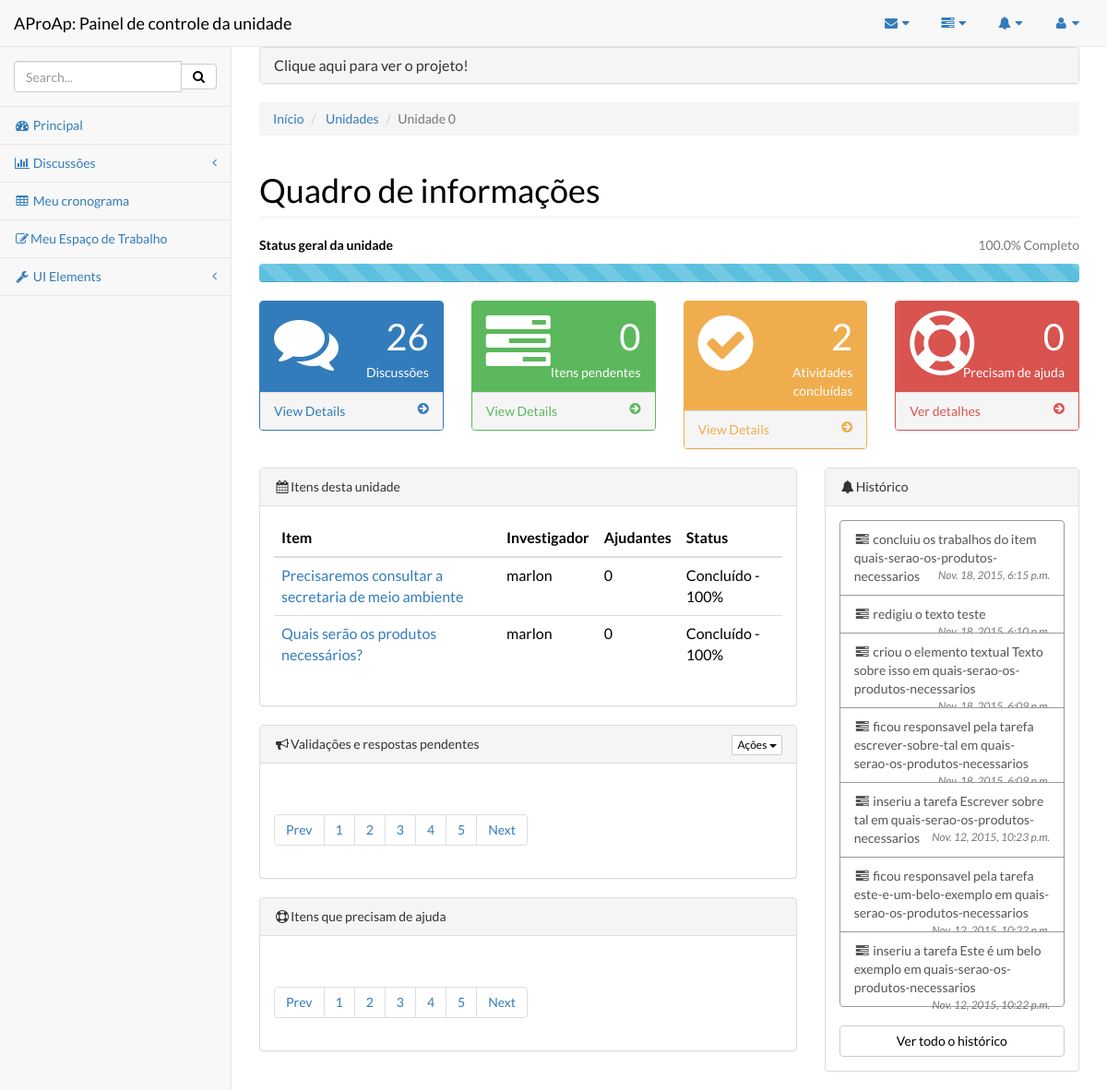
/projeto/ufes-turma-3-engen-comp/unidade/0/detalhes/ (signed in), run on an earlier commit of the app's database.
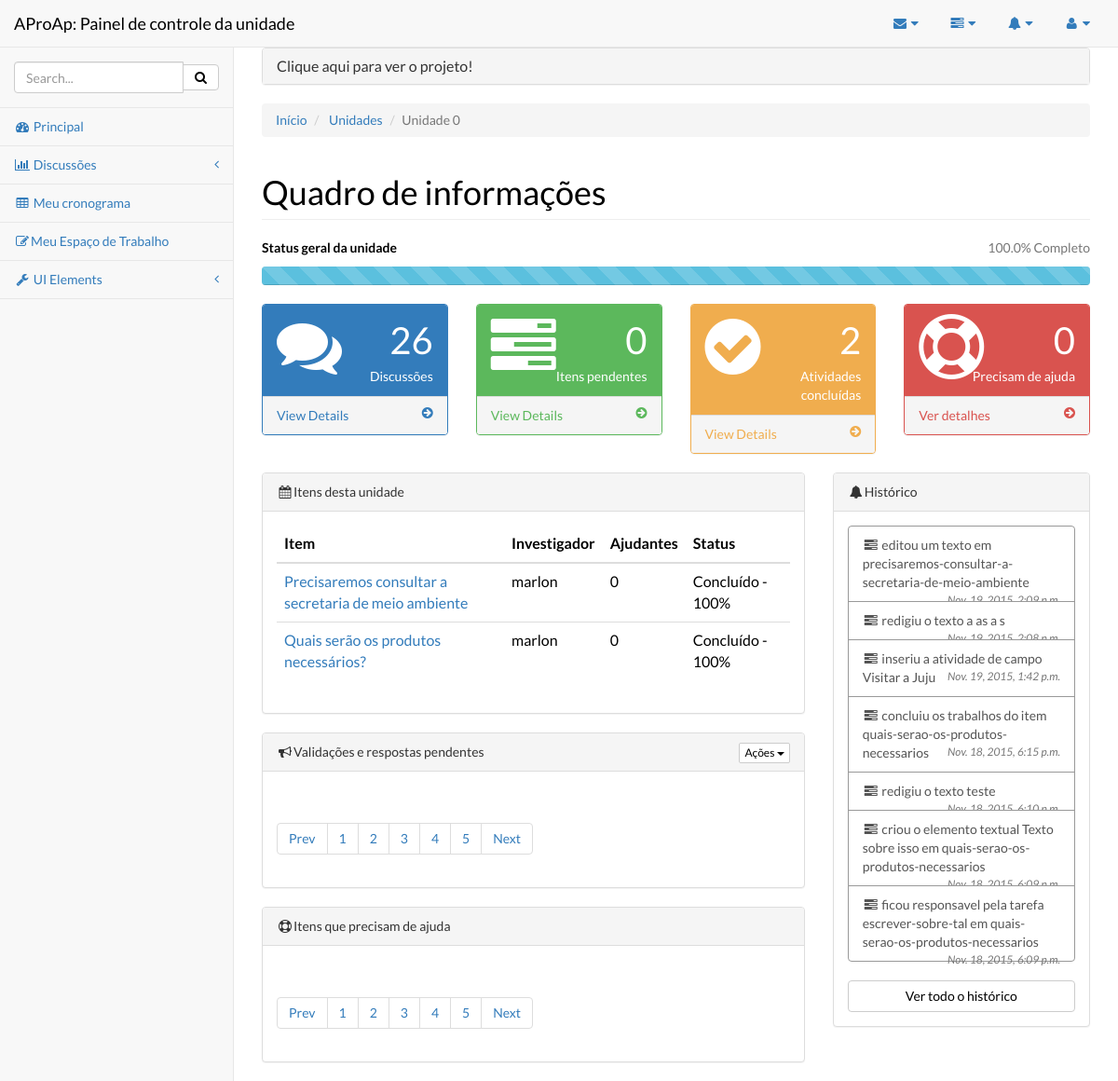
And on a later commit of the database.
### aproap/models.py (models this page shows, shortened)
class unidadeInvestigacao(models.Model):
    nomeDoBloco = models.IntegerField()
    qualProjeto = models.ForeignKey(Projeto)
    conhecimentoPrevio = models.CharField(max_length=200)
    slugConhecimento = models.SlugField()
    investigador = models.CharField(max_length=100, blank=True)
    prazo = models.DateField(blank=True, null=True)
    prazoFinal = models.DateField(blank=True, null=True)
    precisaAjuda = models.IntegerField(default=0)
    status = models.IntegerField(default=0)

class historicoAluno(models.Model):
    aluno = models.CharField(max_length=100)
    tarefa = models.CharField(max_length=200)
    data = models.DateTimeField()
    qualEspaco = models.ForeignKey(espacoProjeto)
    link = models.CharField(max_length=200)
    tipoConteudo = models.CharField(max_length=100)

### aproap/views.py (the view)
# urls.py: url(r'^projeto/(?P<slug>[\w-]+)/unidade/(?P<unidade>[0-9]+)/detalhes/$', 'aproap.views.detalhesUnidade',
@login_required
def detalhesUnidade(request, slug, unidade):
    pk = espacoProjeto.objects.get(slugProjeto=slug).id
    qualEspaco = espacoProjeto.objects.get(slugProjeto=slug)
    idProjeto = Projeto.objects.get(espaco=pk)
    mensagens = mensagemAssistente.objects.filter(usuario=request.user.username)
    qtdCompletados = unidadeInvestigacao.objects.filter(qualProjeto=idProjeto,
                                                        nomeDoBloco=unidade, status=100).count()
    ajuda = unidadeInvestigacao.objects.filter(qualProjeto=idProjeto,
                                               nomeDoBloco=unidade, precisaAjuda='1').exclude(status=100)
    qtdAjuda = ajuda.count()
    pendentes = unidadeInvestigacao.objects.filter(qualProjeto=idProjeto, nomeDoBloco=unidade, investigador='')
    qtdPendentes = pendentes.count()
    todos = unidadeInvestigacao.objects.filter(qualProjeto=idProjeto, nomeDoBloco=unidade).exclude(investigador='')
    semCronograma = unidadeInvestigacao.objects.filter(qualProjeto=idProjeto, nomeDoBloco=unidade,
                                                       investigador=request.user.username, prazo__isnull=True,
                                                       prazoFinal__isnull=True).count()
    desteUsuario = unidadeInvestigacao.objects.filter(qualProjeto=idProjeto, nomeDoBloco=unidade,
                                                      investigador=request.user.username)
    somaUnidade = unidadeInvestigacao.objects.filter(qualProjeto=idProjeto, nomeDoBloco=unidade).aggregate(
        total=Sum('status'))
    somaUnidadeValor = somaUnidade['total']
    qtdItens = unidadeInvestigacao.objects.filter(qualProjeto=idProjeto, nomeDoBloco=unidade).count()
    mediaDaUnidade = somaUnidadeValor / qtdItens
    historico = historicoAluno.objects.filter(qualEspaco=qualEspaco).order_by("-data")[:7]
    context = dict(pendentes=pendentes, espacoId=pk, unidade=unidade,
                   qtdPendentes=qtdPendentes, todos=todos, semCronograma=semCronograma, desteUsuario=desteUsuario,
                   mediaDaUnidade=mediaDaUnidade, slug=slug, qtdAjuda=qtdAjuda,
                   ajuda=ajuda, qtdCompletados=qtdCompletados, mensagens=mensagens, historico=historico)
    c = RequestContext(request, context)
    return render_to_response('detalhesUnidade.html', c)

### aproap/templates/detalhesUnidade.html (shortened to what the changed rows need)
{% load static %}
<html><head>
        <link href="{% static 'static/css/font-awesome.min.css' %}" rel="stylesheet">
        <link href="{% static 'static/css/jquery.qtip.min.css' %}" rel="stylesheet">
        <link href="{% static 'static/css/bootstrap.css' %}" rel="stylesheet">
        <link href="{% static 'static/css/metisMenu.css' %}" rel="stylesheet">
        <link href="{% static 'static/css/sb-admin-2.css' %}" rel="stylesheet">
        <link href="{% static 'static/css/litetooltip.min.css' %}" rel="stylesheet">
        <link href="{% static 'static/css/rateit.css' %}" rel="stylesheet">
    </head><body>
    <div id="wrapper">
      <div id="page-wrapper">
        <div class="row">
          <div class="col-lg-12">
            <h1 class="page-header">Quadro de informações</h1>
          </div>
        </div>
        <div class="row">
          <div class="col-lg-8">
            <div class="panel panel-default">
              <div class="panel-body">
                <table class="table">
                  <thead>
                    <tr>
                      <th>Item</th>
                      <th>Investigador</th>
                      <th>Ajudantes</th>
                      <th>Status</th>
                    </tr>
                  </thead>
                  <tbody>
                  {% for item in todos %}
                    <tr>
                      <td><a href="/projeto/{{ slug }}/unidade/{{ unidade }}/item/{{ item.slugConhecimento }}/">{{ item.conhecimentoPrevio }}</a></td>
                      <td>{{ item.investigador }}</td>
                      <td>0</td>
                      {% if item.status == 100 %}
                          <td>Concluído - {{ item.status }}%</td>
                      {% else %}
                          <td>Em andamento - {{ item.status }}%</td>
                      {% endif %}
                    </tr>
                  {% endfor %}
                  </tbody>
                </table>
              </div>
            </div>
          </div>
          <div class="col-lg-4">
            <div class="panel panel-default">
              <div class="panel-body">
                <div class="list-group">
                  {% for aviso in historico %}
                  <a href="#" class="list-group-item">
                                    <i class="fa fa-tasks fa-fw"></i> {{ aviso.tarefa }}
                                    <span class="pull-right text-muted small"><em>{{ aviso.data }}</em>
                                    </span>
                                </a>
                  {% endfor %}
                </div>
              </div>
            </div>
          </div>
        </div>
      </div>
    </div>
  </body>
</html>

What changed in the data, as far as the page shows it:
no longer on this page (row unchanged): historicoAluno: tarefa "inseriu a tarefa Escrever sobre tal em quais-serao-os-produtos-necessarios", data "Nov. 12, 2015, 10:23 p.m."
no longer on this page (row unchanged): historicoAluno: tarefa "ficou responsavel pela tarefa este-e-um-belo-exemplo em quais-serao-os-produtos-necessarios", data "Nov. 12, 2015, 10:22 p.m."
no longer on this page (row unchanged): historicoAluno: tarefa "inseriu a tarefa Este é um belo exemplo em quais-serao-os-produtos-necessarios", data "Nov. 12, 2015, 10:22 p.m."
added historicoAluno: tarefa "editou um texto em precisaremos-consultar-a-secretaria-de-meio-ambiente", data "Nov. 19, 2015, 2:09 p.m."
added historicoAluno: tarefa "redigiu o texto a as a s", data "Nov. 19, 2015, 2:08 p.m."
added historicoAluno: tarefa "inseriu a atividade de campo Visitar a Juju", data "Nov. 19, 2015, 1:42 p.m."
